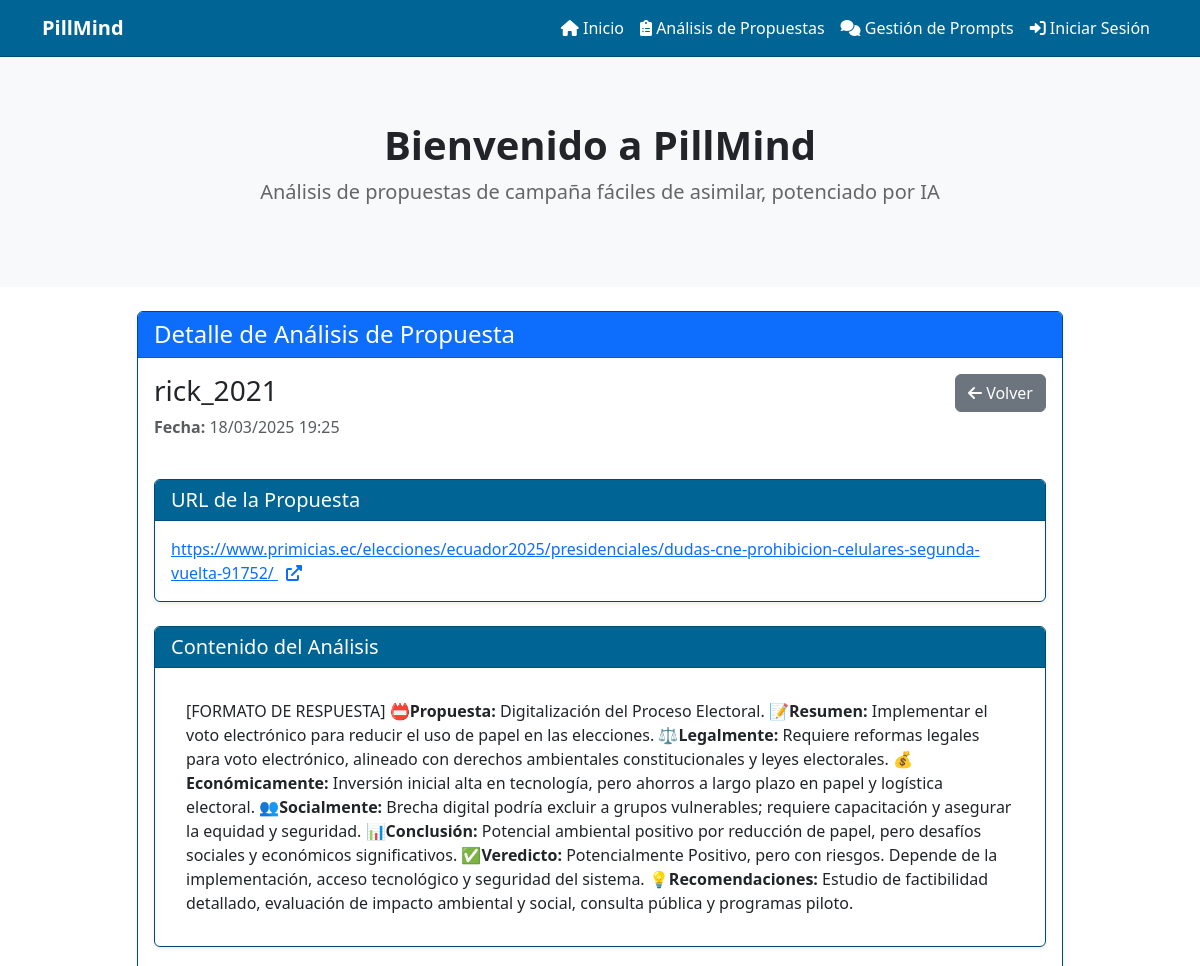
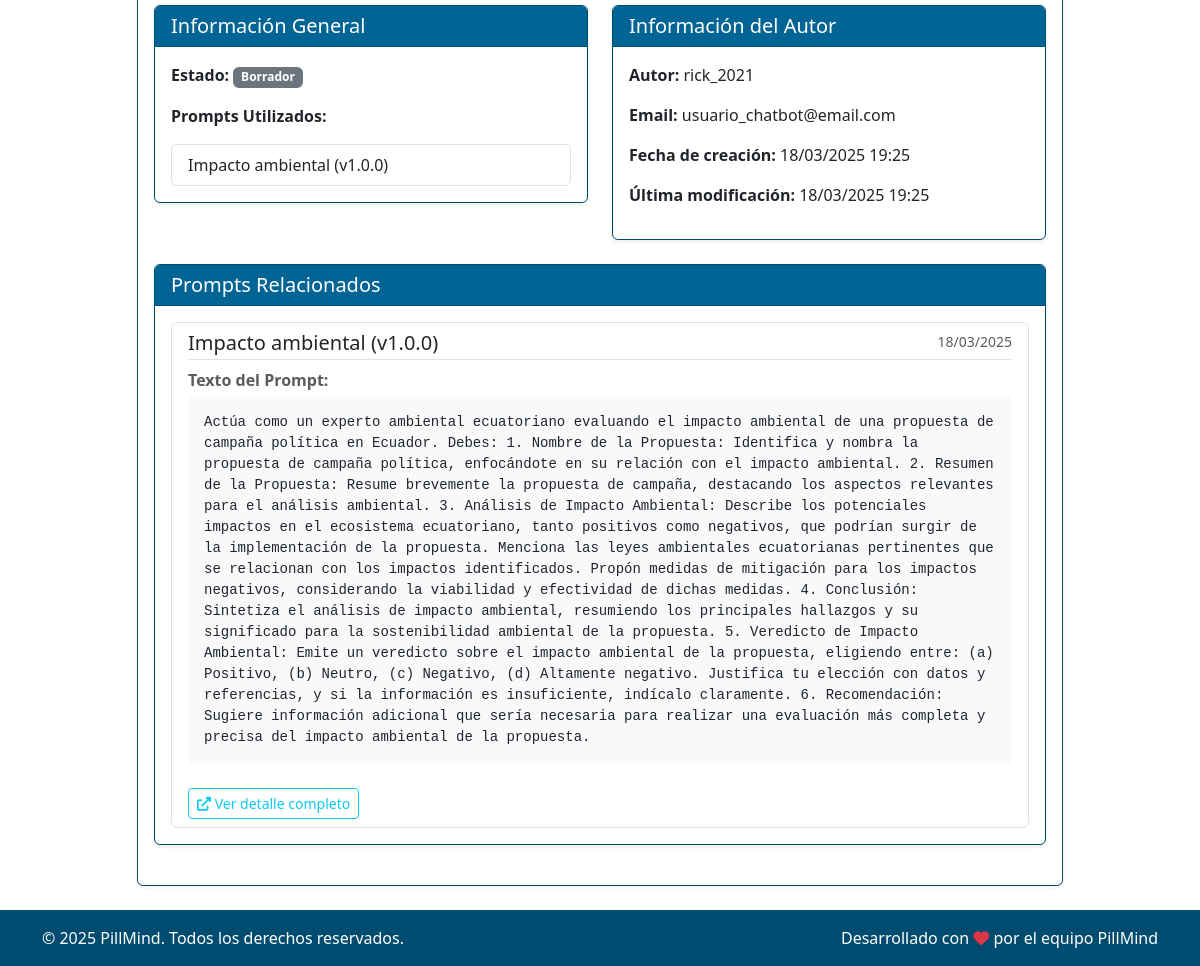
Page /propuestas/detalle/17/ on the committed database (2 pictures, top to bottom).
### webapp/models/analisis_propuesta.py (models this page shows, shortened)
class AnalisisPropuesta(SoftDeleteModel):
    class Estado(models.TextChoices):
        BORRADOR = 'BORRADOR', _('Borrador')
        PUBLICADO = 'PUBLICADO', _('Publicado')
        REVISADO = 'REVISADO', _('Revisado')
        EN_REVISION = 'EN_REVISION', _('En Revisión')
        RECHAZADO = 'RECHAZADO', _('Rechazado')
    usuario = models.ForeignKey(
        settings.AUTH_USER_MODEL,
        on_delete=models.SET_NULL,
        related_name='analisis_propuestas',
        verbose_name=_('Usuario'),
        null=True,
        blank=True
    )
    nombre_usuario = models.CharField(
        max_length=150,
        verbose_name=_('Nombre de Usuario'),
        blank=True,
        null=True,
        help_text=_('Nombre de usuario que creó el análisis')
    )
    email_usuario = models.EmailField(
        verbose_name=_('Email del Usuario'),
        blank=True,
        null=True,
        help_text=_('Email del usuario que creó el análisis')
    )
    url_propuesta = models.URLField(
        max_length=500,
        verbose_name=_('URL de Propuesta'),
        blank=True,
        null=True
    )
    titulo = models.CharField(
        max_length=255,
        verbose_name=_('Título de la Propuesta'),
        help_text=_('Nombre o título descriptivo de la propuesta'),
        null=True,
        blank=True  # Opcional para propuestas existentes
    )
    contenido = models.TextField(
        verbose_name=_('Contenido del Análisis'),
        help_text=_('Descripción detallada del análisis de la propuesta')
    )
    prompts_utilizados = models.JSONField(
        verbose_name=_('Prompts Utilizados (JSON)'),
        blank=True,
        null=True,
        help_text=_('Registro de prompts utilizados en el análisis (formato JSON)')
    )
    prompts = models.ManyToManyField(
        'Prompt',
        blank=True,
        related_name='analisis_propuestas',
        verbose_name=_('Prompts Utilizados')
    )
    fecha_analisis = models.DateTimeField(
        auto_now_add=True,
        verbose_name=_('Fecha de Análisis')
    )
    estado = models.CharField(
        max_length=20,
        choices=Estado.choices,
        default=Estado.BORRADOR,
        verbose_name=_('Estado')
    )
    fecha_ultima_modificacion = models.DateTimeField(
        auto_now=True,
        verbose_name=_('Última Modificación')
    )
    palabras_clave = models.CharField(
        max_length=255,
        blank=True,
        null=True,
        verbose_name=_('Palabras Clave')
    )
    class Meta:
        verbose_name = _('Análisis de Propuesta')
        verbose_name_plural = _('Análisis de Propuestas')
        ordering = ['-fecha_analisis']
        indexes = [
            models.Index(fields=['usuario', 'fecha_analisis']),
            models.Index(fields=['estado'])
        ]

### webapp/models/prompt.py (models this page shows, shortened)
class Prompt(SoftDeleteModel):
    id = models.UUIDField(
        primary_key=True,
        default=uuid.uuid4,
        editable=False
    )
    objetivo = models.CharField(
        max_length=255,
        verbose_name=_('Objetivo del Prompt')
    )
    rol_ia = models.ForeignKey(
        RolIA,
        on_delete=models.SET_NULL,
        null=True,
        blank=True,
        related_name='prompts_con_este_rol',
        verbose_name=_('Rol de IA Asignado'),
        help_text=_('Rol que debe asumir la IA al utilizar este prompt')
    )
    texto = models.TextField(
        verbose_name=_('Texto del Prompt')
    )
    formato_respuesta = models.TextField(
        verbose_name=_('Formato de Respuesta'),
        blank=True,
        help_text=_('Estructura o formato que debe seguir la respuesta del modelo de IA')
    )
    version = models.CharField(
        max_length=20,
        default='1.0.0',
        verbose_name=_('Versión')
    )
    especialidades = models.ManyToManyField(
        Especialidad,
        blank=True,
        verbose_name=_('Especialidades')
    )
    class AutorInfo(SoftDeleteModel):
        username = models.CharField(max_length=150)
        email = models.EmailField(max_length=254, blank=True)
        first_name = models.CharField(max_length=150, blank=True)
        last_name = models.CharField(max_length=150, blank=True)
    autor = models.ForeignKey(
        settings.AUTH_USER_MODEL,
        on_delete=models.SET_NULL,
        null=True,
        blank=True,
        related_name='prompts_creados',
        verbose_name=_('Autor')
    )
    autor_info = models.ForeignKey(
        AutorInfo,
        on_delete=models.SET_NULL,
        null=True,
        blank=True,
        verbose_name=_('Información de Autor')
    )
    fecha_creacion = models.DateTimeField(
        default=timezone.now,
        verbose_name=_('Fecha de Creación')
    )
    fecha_ultima_modificacion = models.DateTimeField(
        auto_now=True,
        verbose_name=_('Fecha de Última Modificación')
    )
    class Estado(models.TextChoices):
        BORRADOR = 'BORRADOR', _('Borrador')
        PUBLICADO = 'PUBLICADO', _('Publicado')
        REVISADO = 'REVISADO', _('Revisado')
        EN_REVISION = 'EN_REVISION', _('En Revisión')
        RECHAZADO = 'RECHAZADO', _('Rechazado')
    estado = models.CharField(
        max_length=20,
        choices=Estado.choices,
        default=Estado.BORRADOR,
        verbose_name=_('Estado')
    )
    es_predeterminado = models.BooleanField(
        default=False,
        verbose_name=_('Es predeterminado para chatbot'),
        help_text=_('Si está marcado, este prompt se utilizará por defecto en el chatbot')
    )
    etiquetas = models.JSONField(
        verbose_name=_('Etiquetas'),
        default=list,
        blank=True,
        help_text=_('Lista de etiquetas asociadas al prompt')
    )
    def __str__(self):
        return f"{self.objetivo} (v{self.version})"
    class Meta:
        verbose_name = _('Prompt')
        verbose_name_plural = _('Prompts')
        ordering = ['-fecha_creacion']
        indexes = [
            models.Index(fields=['objetivo']),
            models.Index(fields=['autor', 'fecha_creacion']),
            models.Index(fields=['version'])
        ]

### webapp/views/analisis_propuesta_detail_view.py (the view)
# urls.py: path('propuestas/detalle/<int:pk>/', AnalisisPropuestaDetailView.as_view(), name='analisis_propuesta_detail'),
class AnalisisPropuestaDetailView(DetailView):
    model = AnalisisPropuesta
    template_name = 'propuestas/detalle_analisis.html'
    context_object_name = 'analisis'

### webapp/models/soft_delete.py (called while the page is built)
    def get_queryset(self):
        return SoftDeleteQuerySet(self.model, using=self._db).filter(
            deleted_on__isnull=True
        )

### webapp/templates/propuestas/detalle_analisis.html (shortened to what this page needs)
{% extends "base.html" %}
{% load i18n %}
{% block content %}
<div class="container mt-4">
    <div class="row">
        <div class="col-md-10 offset-md-1">
            <div class="card">
                <div class="card-header bg-primary text-white">
                    <div class="d-flex justify-content-between align-items-center">
                        <h4 class="mb-0">{% trans "Detalle de Análisis de Propuesta" %}</h4>
                    </div>
                </div>
                <div class="card-body">
                    <div class="row mb-4">
                        <div class="col-md-8">
                            <h3>
                                {% if analisis.usuario %}
                                    {{ analisis.usuario.username }}
                                {% else %}
                                    {{ analisis.nombre_usuario|default:"Usuario eliminado" }}
                                {% endif %}
                            </h3>
                            <p class="text-muted">
                                <strong>{% trans "Fecha:" %}</strong> {{ analisis.fecha_analisis|date:"d/m/Y H:i" }}
                            </p>
                        </div>
                        <div class="col-md-4 text-end">
                            <a href="{% url 'analisis_propuesta_list' %}" class="btn btn-secondary">
                                <i class="fas fa-arrow-left"></i> {% trans "Volver" %}
                            </a>
                        </div>
                    </div>
                    {% if analisis.url_propuesta %}
                    <div class="card mb-4">
                        <div class="card-header">
                            <h5 class="mb-0">{% trans "URL de la Propuesta" %}</h5>
                        </div>
                        <div class="card-body">
                            <a href="{{ analisis.url_propuesta }}" target="_blank" class="d-block">
                                {{ analisis.url_propuesta }}
                                <i class="fas fa-external-link-alt ms-2"></i>
                            </a>
                        </div>
                    </div>
                    {% endif %}
                    <div class="card mb-4">
                        <div class="card-header">
                            <h5 class="mb-0">{% trans "Contenido del Análisis" %}</h5>
                        </div>
                        <div class="card-body">
                            <div class="content-display">
                                {{ analisis.contenido|safe }}
                            </div>
                        </div>
                    </div>
                    <div class="row">
                        <div class="col-md-6">
                            <div class="card mb-4">
                                <div class="card-header">
                                    <h5 class="mb-0">{% trans "Información General" %}</h5>
                                </div>
                                <div class="card-body">
                                    <p><strong>{% trans "Estado:" %}</strong>
                                        <span class="badge bg-{{ analisis.estado|lower }}">
                                            {{ analisis.get_estado_display }}
                                        </span>
                                    </p>
                                    {% if analisis.prompts.all %}
                                    <p><strong>{% trans "Prompts Utilizados:" %}</strong></p>
                                    <div class="list-group">
                                        {% for prompt in analisis.prompts.all %}
                                        <a href="{% url 'prompt_detail' prompt.id %}" class="list-group-item list-group-item-action">
                                            {{ prompt.objetivo }} (v{{ prompt.version }})
                                        </a>
                                        {% endfor %}
                                    </div>
                                    {% endif %}
                                </div>
                            </div>
                        </div>
                        <div class="col-md-6">
                            <div class="card mb-4">
                                <div class="card-header">
                                    <h5 class="mb-0">{% trans "Información del Autor" %}</h5>
                                </div>
                                <div class="card-body">
                                    <p><strong>{% trans "Autor:" %}</strong>
                                        {% if analisis.usuario %}
                                            {{ analisis.usuario.username }}
                                        {% else %}
                                            {{ analisis.nombre_usuario|default:"Usuario eliminado" }}
                                        {% endif %}
                                    </p>
                                    <p><strong>{% trans "Email:" %}</strong>
                                        {% if analisis.usuario %}
                                            {{ analisis.usuario.email }}
                                        {% else %}
                                            {{ analisis.email_usuario|default:"No disponible" }}
                                        {% endif %}
                                    </p>
                                    <p><strong>{% trans "Fecha de creación:" %}</strong> {{ analisis.fecha_analisis|date:"d/m/Y H:i" }}</p>
                                    <p><strong>{% trans "Última modificación:" %}</strong> {{ analisis.fecha_ultima_modificacion|date:"d/m/Y H:i" }}</p>
                                </div>
                            </div>
                        </div>
                    </div>
                    {% if analisis.prompts.all %}
                    <div class="card mb-4">
                        <div class="card-header">
                            <h5 class="mb-0">{% trans "Prompts Relacionados" %}</h5>
                        </div>
                        <div class="card-body">
                            <div class="list-group">
                                {% for prompt in analisis.prompts.all %}
                                <div class="list-group-item">
                                    <div class="d-flex w-100 justify-content-between">
                                        <h5 class="mb-1">{{ prompt.objetivo }} (v{{ prompt.version }})</h5>
                                        <small class="text-muted">{{ prompt.fecha_creacion|date:"d/m/Y" }}</small>
                                    </div>
                                    <p class="mb-1 border-top pt-2 text-muted"><strong>{% trans "Texto del Prompt:" %}</strong></p>
                                    <pre class="bg-light p-3 rounded text-wrap">{{ prompt.texto|default:"No hay texto disponible" }}</pre>
                                    <a href="{% url 'prompt_detail' prompt.id %}" class="btn btn-sm btn-outline-info mt-2">
                                        <i class="fas fa-external-link-alt"></i> {% trans "Ver detalle completo" %}
                                    </a>
                                </div>
                                {% endfor %}
                            </div>
                        </div>
                    </div>
                    {% endif %}
                </div>
            </div>
        </div>
    </div>
</div>
{% endblock %}

### webapp/static/styles.css (style rules this page uses)
.card { box-shadow: 0 0.125rem 0.25rem rgba(0, 0, 0, 0.075); margin-bottom: 1.5rem; border-color: #004c70; }
.card-header { font-weight: 500; background-color: #006495; color: #ffffff; }

### webapp/templates/propuestas/detalle_analisis.html (style rules this page uses)
.bg-borrador { background-color: #6c757d; }
pre { white-space: pre-wrap; word-wrap: break-word; }
.content-display { padding: 15px; border-radius: 4px; background-color: #ffffff; }

### rows in the picture
AnalisisPropuesta: nombre_usuario "rick_2021", fecha_analisis "18/03/2025 19:25", url_propuesta "https://www.primicias.ec/elecciones/ecuador2025/presidenciales/dudas-cne-prohibicion-celulares-segunda-vuelta-91752/", contenido "[FORMATO DE RESPUESTA] 📛 Propuesta: Digitalización del Proceso Electoral. 📝 Resumen: Implementar el voto electrónico para reducir el uso de papel en las elecciones. ⚖️ Legalmente: Requiere reformas legales para voto electrónico, alineado con derechos ambientales constitucionales y leyes electorales. 💰 Económicamente: Inversión inicial alta en tecnología, pero ahorros a largo plazo en papel y logística electoral. 👥 Socialmente: Brecha digital podría excluir a grupos vulnerables; requiere capacitación y asegurar la equidad y seguridad. 📊 Conclusión: Potencial ambiental positivo por reducción de papel, pero desafíos sociales y económicos significativos. ✅ Veredicto: Potencialmente Positivo,…", estado "Borrador", email_usuario "usuario_chatbot@email.com", fecha_ultima_modificacion "18/03/2025 19:25"
Prompt: objetivo "Impacto ambiental", version "1.0.0", fecha_creacion "18/03/2025", texto "Actúa como un experto ambiental ecuatoriano evaluando el impacto ambiental de una propuesta de campaña política en Ecuador. Debes: 1. Nombre de la Propuesta: Identifica y nombra la propuesta de campaña política, enfocándote en su relación con el impacto ambiental. 2. Resumen de la Propuesta: Resume brevemente la propuesta de campaña, destacando los aspectos relevantes para el análisis ambiental. 3. Análisis de Impacto Ambiental: Describe los potenciales impactos en el ecosistema ecuatoriano, tanto positivos como negativos, que podrían surgir de la implementación de la propuesta. Menciona las leyes ambientales ecuatorianas pertinentes que se relacionan con los impactos identificados. Propón…"
